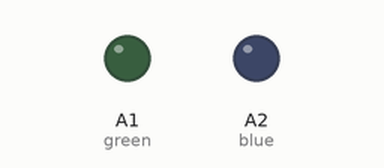
Bench run of a sketch on a simulated Arduino Uno, built with avr-gcc and run on an emulated ATmega328P. On the bench: output pins drawn as LEDs (lit = HIGH). Dashed ring = blinking.

Above: at 1.0 s.
At 2.5 s:
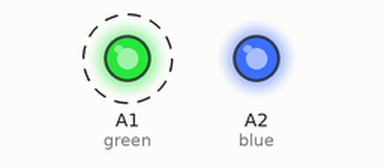
At 4.5 s:
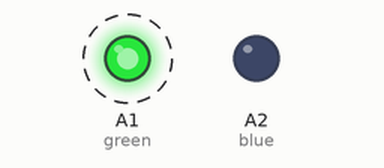
Timing chart, 0 to 5.2 s (numbered marks = the images above):
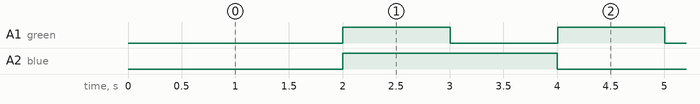

Measured:
- by itself, A1 (green): alternates HIGH for 1.0 s and LOW for 1.0 s
- by itself, A2 (blue): alternates HIGH for 2.0 s and LOW for 2.0 s
- by itself, everything shown: repeats every 4.0 s, in 6 steps

The sketch:

AsynchLED.ino
```cpp
//Blink Upgrade
const unsigned int greenDuration{ 1000 };
const unsigned int blueDuration{ 2000 };
unsigned long lastGreen{ greenDuration };
unsigned long lastBlue{ blueDuration };

const byte green{ A1 };
const byte blue{ A2 };

bool blueState = false;
bool greenState = true;

void setup()
{
  pinMode(green, OUTPUT);
  pinMode(blue, OUTPUT);
}

void loop()
{
  if(millis() > lastGreen)
  {
    greenState = !greenState;
    digitalWrite(green, greenState);
    lastGreen = millis() + greenDuration;
  }
  if(millis() > lastBlue)
  {
    blueState = !blueState;
    digitalWrite(blue, blueState);
    lastBlue = millis() + blueDuration;
  }


  /*digitalWrite(green, HIGH);
  digitalWrite(blue, LOW);
  delay(1000);
  digitalWrite(green, LOW);
  digitalWrite(blue, HIGH);
  delay(1000);*/

}
```
